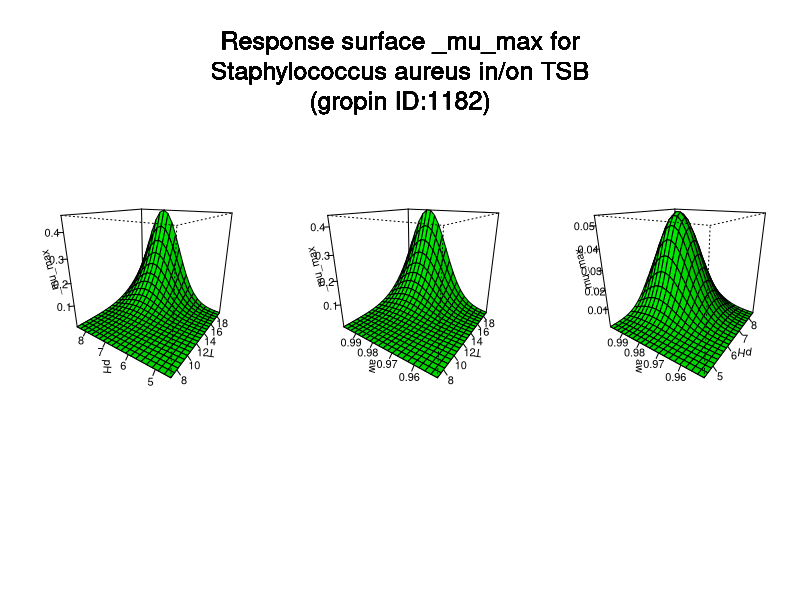

This figure's R source:
#############################
# start of Parameter script
#############################
T <- seq(7.007,18.981018981019,length.out=21)
pH <- seq(4.5045,8.49150849150849,length.out=21)
aw <- seq(0.95095,0.998001998001998,length.out=21)
#############################
# end of Parameter script
#############################
############################# 
# start of Model script Gropin ID 1182 
#############################
 
# constant coefficients for this model
 
variables <- data.frame(T,pH,aw)
argumentsPar <- expand.grid(variables)
 
# heart of the model
response_surface <- function(T,pH,aw) {
   mumax <-exp((-4137.1+((-102.17)/T)+8327.5*aw+(-4226.1)*aw*aw+10.97*pH+(-0.75*pH*pH)))

return(mumax=mumax)
} 

# output parameters
responseSurface <- cbind(argumentsPar,response_surface(argumentsPar['T'],argumentsPar['pH'],argumentsPar['aw']))
colnames(responseSurface) <- c(colnames(argumentsPar),'mumax')
#############################
# End of Model script
#############################
############################# 
# start of Visualisation script Gropin ID 1182 
#############################
argPar1 <- expand.grid(T,pH)
argPar2 <- expand.grid(T,aw)
argPar3 <- expand.grid(pH,aw)
z1 <- matrix(unlist(response_surface(argPar1[1],argPar1[2],aw[10])),nrow=21)
z2 <- matrix(unlist(response_surface(argPar2[1],pH[10],argPar2[2])),nrow=21)
z3 <- matrix(unlist(response_surface(T[10],argPar3[1],argPar3[2])),nrow=21)
par(mfrow = c(1,3))
persp(T,pH,z1,col = 'green',xlab='T',ylab='pH',zlab='_mu_max',theta=305,phi=20,shade=0.25,ticktype = 'detailed')
persp(T,aw,z2,col = 'green',xlab='T',ylab='aw',zlab='_mu_max',theta=305,phi=20,shade=0.25,ticktype = 'detailed')
persp(pH,aw,z3,col = 'green',xlab='pH',ylab='aw',zlab='_mu_max',theta=305,phi=20,shade=0.25,ticktype = 'detailed')
mtext('Response surface _mu_max for
Staphylococcus aureus in/on TSB
(gropin ID:1182)',outer=T,  cex=1.5, line=-8.5, side=3)
#############################
# End of Visualisation script
#############################
